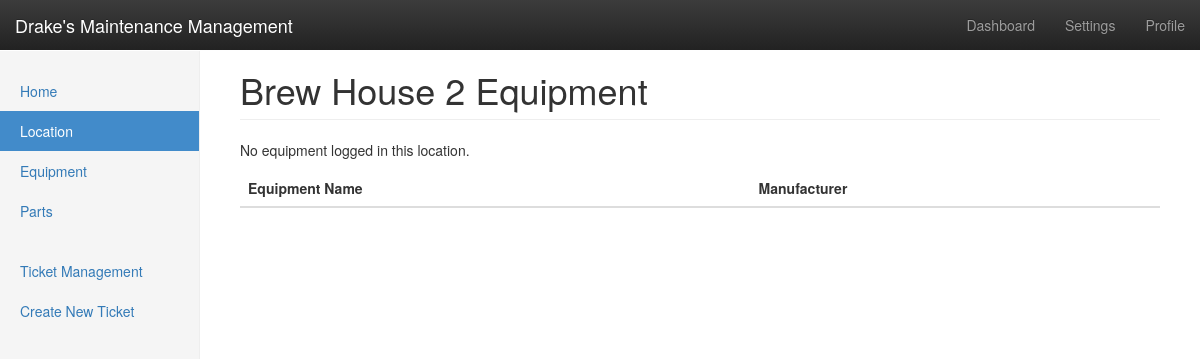
Page /equipment/BH2/ on the earlier database version.
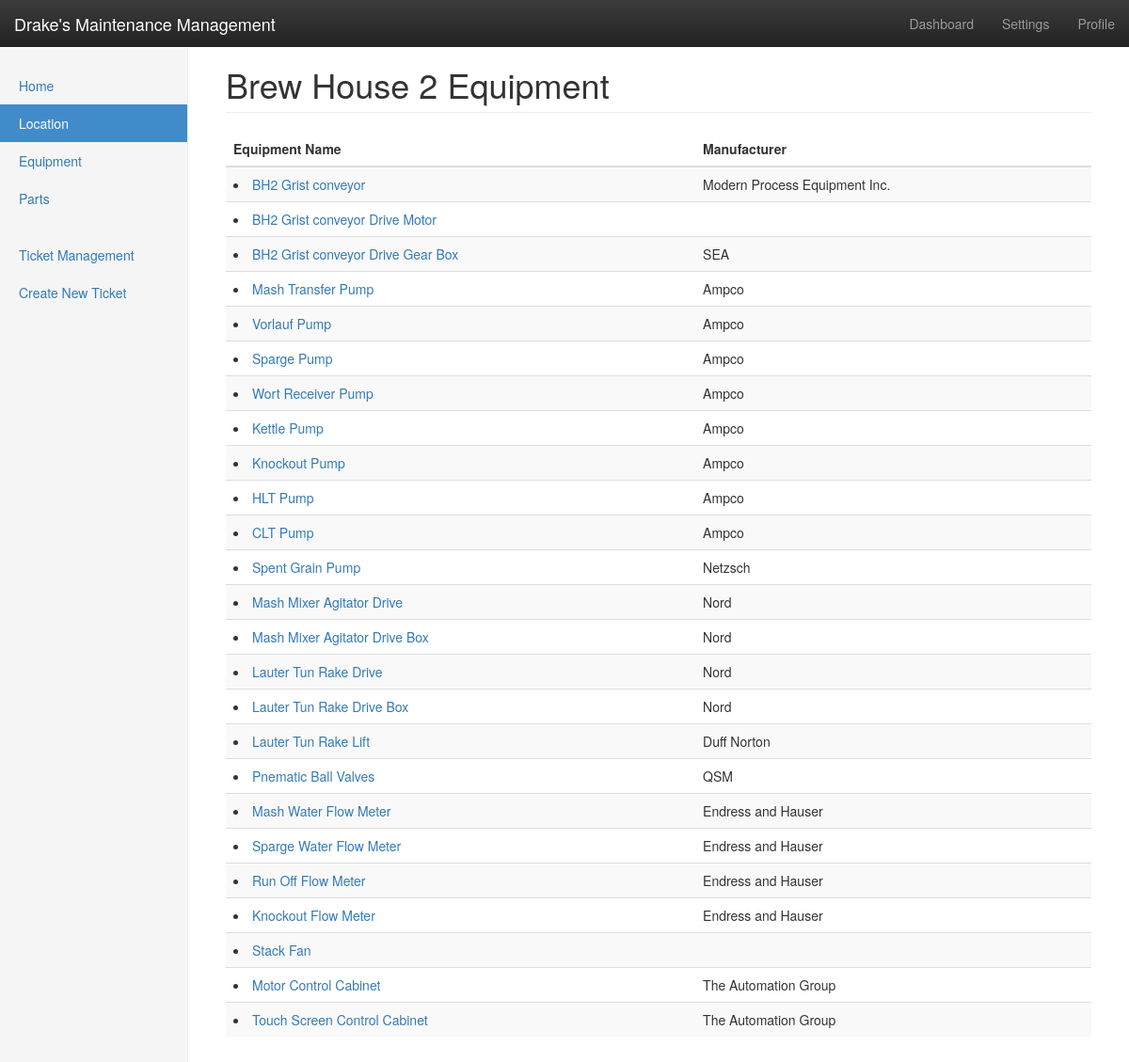
Same page on the later database version.
### equipment/models.py (models this page shows, shortened)
class Location(models.Model):
	location_id = models.CharField(primary_key = True, max_length = 5)
	location_name = models.CharField(max_length = 50)

class Equipment(models.Model):
	equipment_name = models.CharField(max_length = 100)
	location = models.ForeignKey(Location, on_delete=models.CASCADE)
	manufacturer = models.CharField(max_length=50, blank = True)
	serial_no = models.CharField(max_length=50, blank = True)
	purchase_date = models.DateField(blank = True, null = True)
	supplier = models.CharField(max_length=50, blank = True)
	service_contact = models.TextField(blank=True)

### equipment/views.py (the view)
# urls.py: path('<str:location_id>/', views.location, name = 'location'),
def location(request, location_id):
	loc = get_object_or_404(Location, pk = location_id)
	equipment_list = list(Equipment.objects.filter(location = loc.location_id))
	context = {'location': loc, 'equipments': equipment_list}
	return render(request, 'equipment/location_detail.html', context)

### equipment/templates/equipment/location_detail.html (shortened to what this page needs)
<!DOCTYPE html>
{% load staticfiles %}
<html lang="en">
  <head>
    <link rel="stylesheet" href="//maxcdn.bootstrapcdn.com/bootstrap/3.2.0/css/bootstrap.min.css">
    <link rel="stylesheet" href="//maxcdn.bootstrapcdn.com/bootstrap/3.2.0/css/bootstrap-theme.min.css">
    <link href="{% static 'dashboard.css' %}" rel="stylesheet">
  </head>
  <body>
    <nav class="navbar navbar-inverse navbar-fixed-top">
      <div class="container-fluid">
        <div class="navbar-header">
          <a class="navbar-brand" href="#">Drake's Maintenance Management</a>
        </div>
        <div id="navbar" class="navbar-collapse collapse">
          <ul class="nav navbar-nav navbar-right">
            <li><a href="#">Dashboard</a></li>
            <li><a href="#">Settings</a></li>
            <li><a href="#">Profile</a></li>
          </ul>
        </div>
      </div>
    </nav>
    <div class="container-fluid">
      <div class="row">
        <div class="col-sm-3 col-md-2 sidebar">
          <ul class="nav nav-sidebar">
            <li><a href="#">Home</a></li>
            <li class="active"><a href="{% url 'equipment:location_list' %}">Location <span class="sr-only">(current)</span></a></li>
            <li><a href="#">Equipment</a></li>
            <li><a href="#">Parts</a></li>
          </ul>
          <ul class="nav nav-sidebar">
            <li><a href="">Ticket Management</a></li>
            <li><a href="">Create New Ticket</a></li>
          </ul>
        </div>
        <div class="col-sm-9 col-sm-offset-3 col-md-10 col-md-offset-2 main">
          <h1 class="page-header">{{location.location_name}} Equipment</h1>
          <div class="table-responsive">
            <table class="table table-striped">
              <thead>
                <tr>
                  <th>Equipment Name</th>
                  <th>Manufacturer</th>
                </tr>
              </thead>
              <tbody>
              {% if equipments %}
                {% for equip in equipments %}
                  <tr>
                      <td><li><a href="{% url 'equipment:info' location_id=location.location_id pk=equip.id %}">{{equip.equipment_name}}</a></li></td>
                      <td>{{equip.manufacturer}}</td>
                  </tr>
                {% endfor %}
              {% else %}
                <p>No equipment logged in this location.</p>
              {% endif %}
              </tbody>
            </table>
          </div>
        </div>
      </div>
    </div>
  </body>
</html>

### equipment/static/dashboard.css (style rules this page uses)
body { padding-top: 50px; }
.navbar-fixed-top { border: 0; }
.sidebar { display: none; }
@media (min-width: 768px) { .sidebar { position: fixed; top: 51px; bottom: 0; left: 0; z-index: 1000; display: block; padding: 20px; overflow-x: hidden; overflow-y: auto; background-color: #f5f5f5; border-right: 1px solid #eee; } }
.nav-sidebar { margin-right: -21px; margin-bottom: 20px; margin-left: -20px; }
.nav-sidebar > li > a { padding-right: 20px; padding-left: 20px; }
.nav-sidebar > .active > a, .nav-sidebar > .active > a:hover, .nav-sidebar > .active > a:focus { color: #fff; background-color: #428bca; }
.main { padding: 20px; }
@media (min-width: 768px) { .main { padding-right: 40px; padding-left: 40px; } }
.main .page-header { margin-top: 0; }

Differences in the rows shown:
added Equipment: equipment_name "BH2 Grist conveyor", manufacturer "Modern Process Equipment Inc."
added Equipment: equipment_name "BH2 Grist conveyor Drive Motor"
added Equipment: equipment_name "BH2 Grist conveyor Drive Gear Box", manufacturer "SEA"
added Equipment: equipment_name "Mash Transfer Pump", manufacturer "Ampco"
added Equipment: equipment_name "Vorlauf Pump", manufacturer "Ampco"
added Equipment: equipment_name "Sparge Pump", manufacturer "Ampco"
added Equipment: equipment_name "Wort Receiver Pump", manufacturer "Ampco"
added Equipment: equipment_name "Kettle Pump", manufacturer "Ampco"
added Equipment: equipment_name "Knockout Pump", manufacturer "Ampco"
added Equipment: equipment_name "HLT Pump", manufacturer "Ampco"
added Equipment: equipment_name "CLT Pump", manufacturer "Ampco"
added Equipment: equipment_name "Spent Grain Pump", manufacturer "Netzsch"
added Equipment: equipment_name "Mash Mixer Agitator Drive", manufacturer "Nord"
added Equipment: equipment_name "Mash Mixer Agitator Drive Box", manufacturer "Nord"
added Equipment: equipment_name "Lauter Tun Rake Drive", manufacturer "Nord"
added Equipment: equipment_name "Lauter Tun Rake Drive Box", manufacturer "Nord"
added Equipment: equipment_name "Lauter Tun Rake Lift", manufacturer "Duff Norton"
added Equipment: equipment_name "Pnematic Ball Valves", manufacturer "QSM"
added Equipment: equipment_name "Mash Water Flow Meter", manufacturer "Endress and Hauser"
added Equipment: equipment_name "Sparge Water Flow Meter", manufacturer "Endress and Hauser"
added Equipment: equipment_name "Run Off Flow Meter", manufacturer "Endress and Hauser"
added Equipment: equipment_name "Knockout Flow Meter", manufacturer "Endress and Hauser"
added Equipment: equipment_name "Stack Fan"
added Equipment: equipment_name "Motor Control Cabinet", manufacturer "The Automation Group"
added Equipment: equipment_name "Touch Screen Control Cabinet", manufacturer "The Automation Group"
Other differences:
text no longer shown: "No equipment logged in this location."
